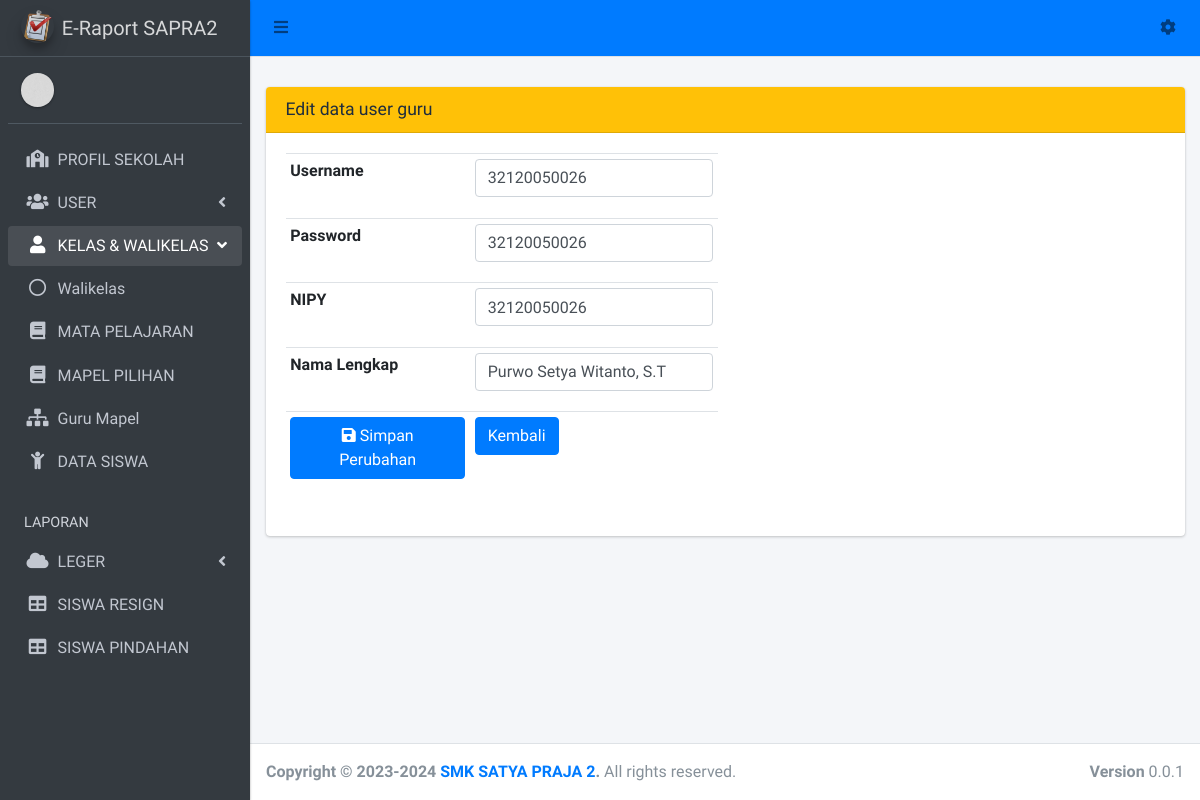
Page /admin?view=update_guru&id=USE0001 on the committed database.
### tables this page shows
CREATE TABLE `tb_users` (
  `id_user` varchar(10) NOT NULL,
  `username` varchar(20) NOT NULL,
  `password` varchar(20) NOT NULL,
  `nipy` varchar(20) NOT NULL,
  `nama_lengkap` varchar(50) NOT NULL
);

### view/operator/update/update_guru.php (the view, shortened to what this page needs)
<?php
if (isset($_GET['id'])) {
	$id = $_GET['id'];
	$query = mysqli_query($koneksi, "select * from tb_users where id_user = '".$id."'");
	$data = mysqli_fetch_array($query);
	?>
	<div class="card">
	<div class="card-header bg-warning">
		<h3 class="card-title">Edit data user guru</h3>
	</div>
	<div class="card-body">
	<form action="" method="post">
		<div class="row">
			<div class="col-sm-12">
				<div class="row">
					<div class="col-sm-6">
						<table class="table table-sm">
							<tr>
								<th><label>Username</label></th>
								<td>
									<div class="form-group">
										<input type="text" class="form-control" name="username" value="<?= $data['username'] ?>" required>
									</div>
								</td>
							</tr>
							<tr>
								<th><label>Password</label></th>
								<td>
									<div class="form-group">
										<input type="text" class="form-control" name="password" value="<?= $data['password'] ?>" required>
									</div>
								</td>
							</tr>
							<tr>
								<th><label>NIPY</label></th>
								<td>
									<div class="form-group">
										<input type="text" class="form-control" name="nipy" value="<?= $data['nipy'] ?>" required>
									</div>
								</td>
							</tr>
							<tr>
								<th><label>Nama Lengkap</label></th>
								<td>
									<div class="form-group">
										<input type="text" class="form-control" name="nama_lengkap" value="<?= $data['nama_lengkap'] ?>" style="width: 100%;" required>
									</div>
								</td>
							</tr>
							<tr>
								<td>
									<div class="form-group float-center">
										<button class="btn btn-primary float-center" type="submit" name="simpan_perubahan"><i class="fas fa-save"></i> Simpan Perubahan</button>
									</div>
								</td>
								<td>
									<a href="admin?view=guru" class="btn btn-primary"> Kembali</a>
								</td>
							</tr>
						</table>
				  </div>
				</div>
			</div>
		</div>
	</form>
	</div>
</div>
<?php }
?>

### rows in the picture
tb_users: username "32120050026", password "32120050026", nipy "32120050026", nama_lengkap "Purwo Setya Witanto, S.T"
